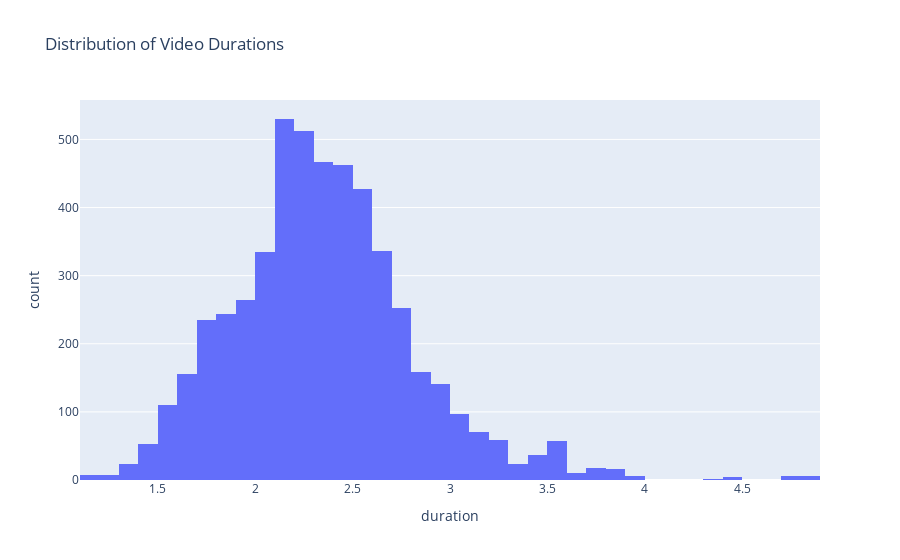

Notebook source saved alongside this figure:
### Code cell
import plotly.express as px

fig_duration = px.histogram(eda_df, x='duration', nbins=50, title='Distribution of Video Durations')
fig_duration.show()

### Figure 1 — Plotly figure (JSON) as saved in the notebook; plotly's stock layout.template omitted (floating-point values rounded to 4 significant figures; data arrays with more than 128 entries replaced by an {"elided": "..."} marker saying what was removed)
{"data": [{"alignmentgroup": "True", "bingroup": "x", "hovertemplate": "duration=%{x}<br>count=%{y}<extra></extra>", "legendgroup": "", "marker": {"color": "#636efa", "pattern": {"shape": ""}}, "name": "", "nbinsx": 50, "offsetgroup": "", "orientation": "v", "showlegend": false, "type": "histogram", "x": {"elided": "5131 float values"}, "xaxis": "x", "yaxis": "y"}], "layout": {"barmode": "relative", "legend": {"tracegroupgap": 0}, "title": {"text": "Distribution of Video Durations"}, "xaxis": {"anchor": "y", "domain": [0, 1], "title": {"text": "duration"}}, "yaxis": {"anchor": "x", "domain": [0, 1], "title": {"text": "count"}}}}
